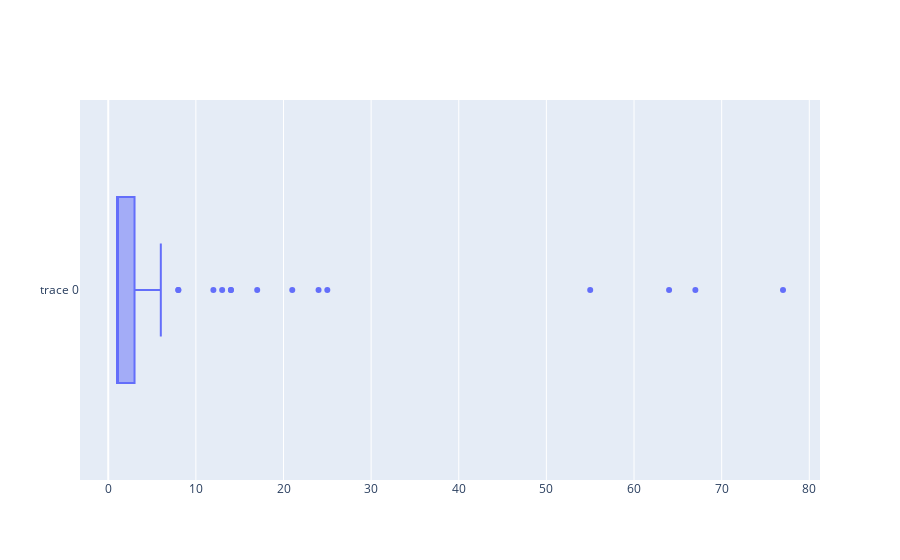

Notebook source saved alongside this figure:
### Code cell
fig = go.Figure(data=[go.Box(x=data.userId.value_counts().values.tolist())])
fig.show()
fig.write_image("pie_chart.png")

### Figure 1 — Plotly figure (JSON) as saved in the notebook; plotly's stock layout.template omitted (floating-point values rounded to 4 significant figures)
{"data": [{"type": "box", "x": [77, 67, 64, 55, 25, 24, 21, 17, 14, 14, 13, 12, 8, 8, 6, 6, 6, 6, 5, 4, 4, 4, 4, 3, 3, 3, 3, 3, 3, 3, 3, 3, 3, 3, 3, 3, 3, 2, 2, 2, 2, 2, 2, 2, 2, 2, 2, 2, 2, 2, 2, 2, 2, 2, 1, 1, 1, 1, 1, 1, 1, 1, 1, 1, 1, 1, 1, 1, 1, 1, 1, 1, 1, 1, 1, 1, 1, 1, 1, 1, 1, 1, 1, 1, 1, 1, 1, 1, 1, 1, 1, 1, 1, 1, 1, 1, 1, 1, 1, 1, 1, 1, 1, 1, 1, 1, 1, 1, 1, 1, 1, 1]}], "layout": {"autosize": true, "dragmode": "pan", "xaxis": {"autorange": true, "range": [-3.222, 81.22], "type": "linear"}, "yaxis": {"autorange": true, "range": [-0.5, 0.5], "type": "category"}}}
